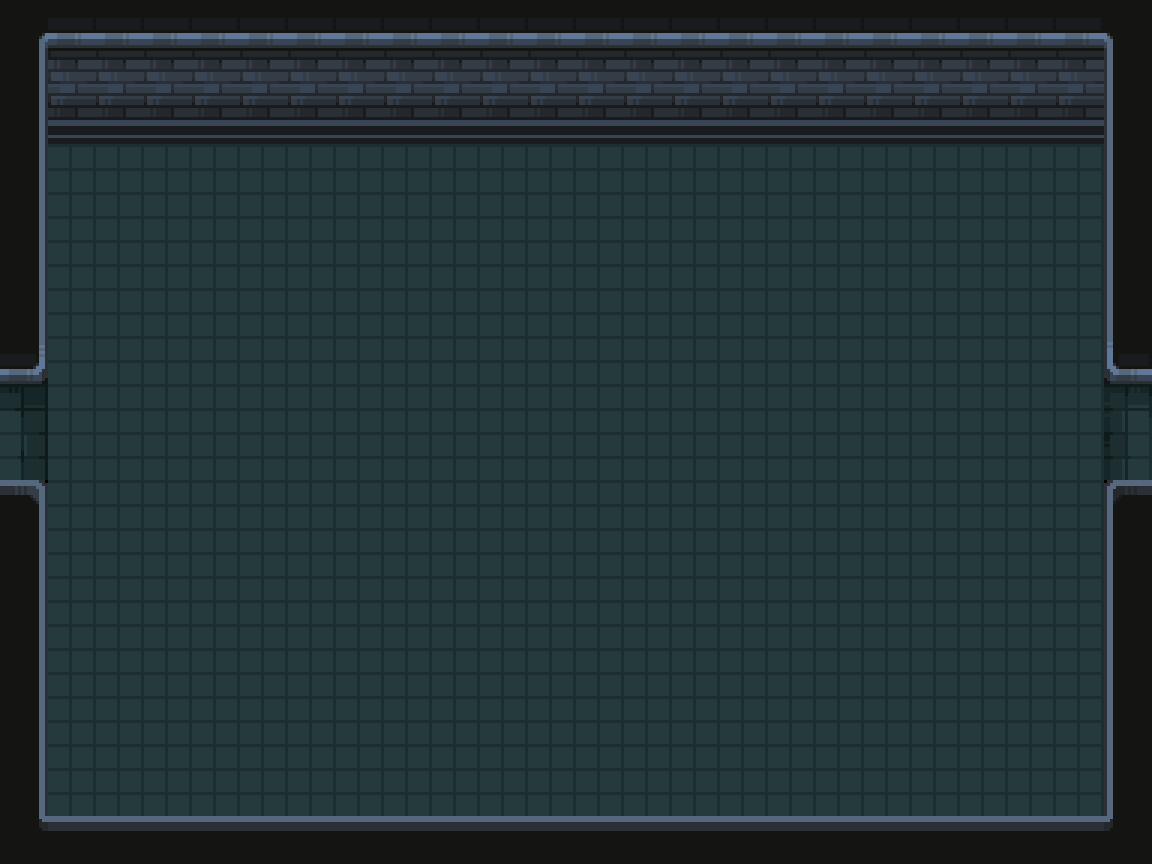

Tiled map render using the project's own tile images. Description and the whole map definition, tile-layer contents included, below:
An orthogonal 24x18 tile map with 48x48 px tiles, 1 tile layer (Base layer) and 6 objects (4x wall, east door, west door).

<map version="1.10" tiledversion="1.9.0" orientation="orthogonal" renderorder="right-down" width="24" height="18" tilewidth="48" tileheight="48" infinite="0" backgroundcolor="#000000" nextlayerid="7" nextobjectid="18">
 <tileset firstgid="1" name="PixelCrawlerDungeonEnvironment" tilewidth="48" tileheight="48" tilecount="625" columns="25">
  <image source="PixelCrawlerDungeonEnvironment.png" width="1200" height="1200" />
 </tileset>
 <layer id="2" name="Base layer" width="24" height="18">
  <data encoding="csv">
104,2,2,2,2,2,2,2,2,2,2,2,2,2,2,2,2,2,2,2,2,2,2,105,
129,27,27,27,27,27,27,27,27,27,27,27,27,27,27,27,27,27,27,27,27,27,27,130,
129,52,52,52,52,52,52,52,52,52,52,52,52,52,52,52,52,52,52,52,52,52,52,130,
129,31,31,31,31,31,31,31,31,31,31,31,31,31,31,31,31,31,31,31,31,31,31,130,
129,31,31,31,31,31,31,31,31,31,31,31,31,31,31,31,31,31,31,31,31,31,31,130,
129,31,31,31,31,31,31,31,31,31,31,31,31,31,31,31,31,31,31,31,31,31,31,130,
129,31,31,31,31,31,31,31,31,31,31,31,31,31,31,31,31,31,31,31,31,31,31,130,
103,31,31,31,31,31,31,31,31,31,31,31,31,31,31,31,31,31,31,31,31,31,31,101,
7,31,31,31,31,31,31,31,31,31,31,31,31,31,31,31,31,31,31,31,31,31,31,5,
32,31,31,31,31,31,31,31,31,31,31,31,31,31,31,31,31,31,31,31,31,31,31,30,
78,31,31,31,31,31,31,31,31,31,31,31,31,31,31,31,31,31,31,31,31,31,31,76,
129,31,31,31,31,31,31,31,31,31,31,31,31,31,31,31,31,31,31,31,31,31,31,130,
129,31,31,31,31,31,31,31,31,31,31,31,31,31,31,31,31,31,31,31,31,31,31,130,
129,31,31,31,31,31,31,31,31,31,31,31,31,31,31,31,31,31,31,31,31,31,31,130,
129,31,31,31,31,31,31,31,31,31,31,31,31,31,31,31,31,31,31,31,31,31,31,130,
129,31,31,31,31,31,31,31,31,31,31,31,31,31,31,31,31,31,31,31,31,31,31,130,
129,31,31,31,31,31,31,31,31,31,31,31,31,31,31,31,31,31,31,31,31,31,31,130,
154,77,77,77,77,77,77,77,77,77,77,77,77,77,77,77,77,77,77,77,77,77,77,155
</data>
 </layer>
 <objectgroup id="5" name="Object Layer 1">
  <object id="10" type="wall" x="1103.52" y="7.8044" width="46" height="864" />
  <object id="11" type="wall" x="5.51781" y="820.804" width="1142" height="37" />
  <object id="12" type="wall" x="0.517805" y="0.804405" width="42" height="829" />
  <object id="13" type="wall" x="0.517805" y="1.8044" width="1150" height="88" />
  <object id="15" type="east door" x="1092.98" y="373.987" width="58.5352" height="112.07" />
  <object id="17" type="west door" x="-3.48219" y="374.541" width="56.953" height="111.662" />
 </objectgroup>
</map>
